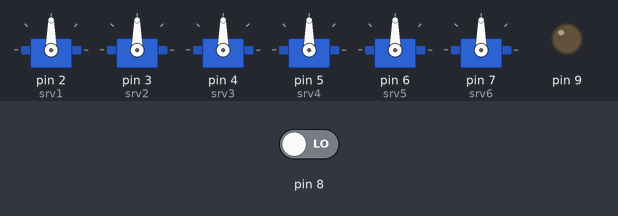
Bench run of a sketch on a simulated Arduino Uno, built with avr-gcc and run on an emulated ATmega328P. Shown: 6 × servo, output pins drawn as LEDs (lit = HIGH). The test bench sets the inputs (shaded band); at power-on: pin 8 LOW.

Above: at 0.5 s.
At 1.5 s:
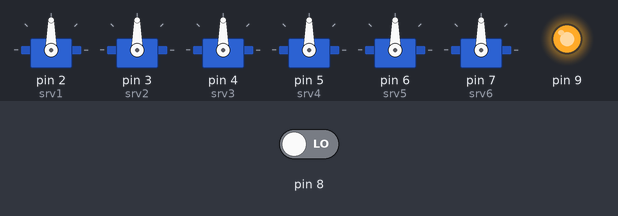
Timing chart, 0 to 6.5 s (numbered marks = the images above):
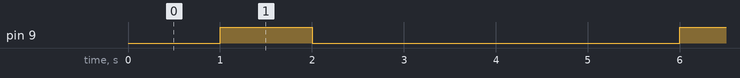

Measured:
- by itself, pin 9: alternates HIGH for 1.0 s and LOW for 4.0 s

The sketch:

ingenious_hillar2.ino
```cpp
#include <Servo.h>
#define maxdistance 100
#include <SoftwareSerial.h>

Servo srv1;
Servo srv2;
Servo srv3;
Servo srv4;
Servo srv5;
Servo srv6;

void setup()
{
  Serial.begin(9600);
  pinMode(9, OUTPUT);
  pinMode(8, INPUT);

  srv1.attach(2);
  srv2.attach(3);
  srv3.attach(4);
  srv4.attach(5);
  srv5.attach(6);
  srv6.attach(7);
}

void loop()
{
  digitalWrite(9, LOW);
  delay(1000); // Wait for 1000 millisecond(s)
  digitalWrite(9, HIGH);
  delay(1000); // Wait for 1000 millisecond(s)
  digitalWrite(9, LOW);
  delay(1000); // Wait for 1000 millisecond(s)

  int d=pulseIn(8,HIGH);
  d=d/29/2;

  if(d<=maxdistance)
  {
    srv1.write(90);
    srv2.write(90);
    srv3.write(90);
    srv4.write(90);
    srv5.write(90);
    srv6.write(90);
    delay(1000);
  }

  else
  {
    delay(1000);
    srv1.write(0);
    srv2.write(0);
    srv3.write(0);
    srv4.write(0);
    srv5.write(0);
    srv6.write(0);
  }
}
```
